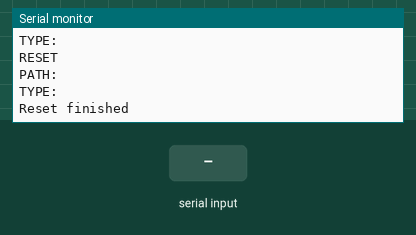
Bench run of a sketch on a simulated ESP8266 (NodeMCU). On the bench: the last lines printed to the serial monitor. Inputs (shaded band) come from the test bench. WiFi joins after 1.5 s; servers stay silent unless stated; network time is answered at once with the bench clock; the local clock reads 2024-03-15 10:24:30 at power-on unless the sketch sets it.

Above: at 8.0 s.
8.1 s: "1" received over the second serial link
At 9.5 s:
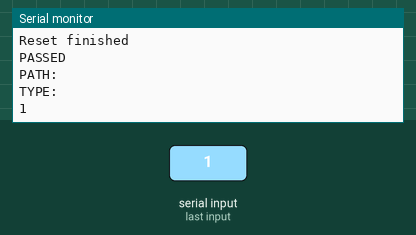
9.8 s: "0" received over the second serial link
At 11.4 s:
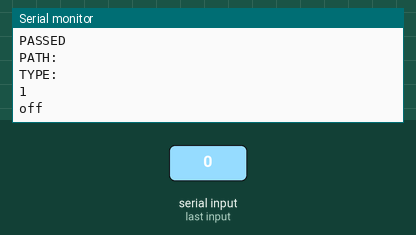

Measured:
- after the input at 8.1 s, the serial monitor: prints a new line after 0.25 s (image 1)
- after the input at 9.8 s, the serial monitor: prints a new line after 0.10 s (image 2)

The sketch:

firebase-Redacted.ino
```cpp
#include <Arduino.h>
#if defined(ESP32)
  #include <WiFi.h>
#elif defined(ESP8266)
  #include <ESP8266WiFi.h>
#endif
#include <Firebase_ESP_Client.h>
#include <NTPClient.h>
#include <WiFiUdp.h>

#define RXD2 16
#define TXD2 17
//Provide the token generation process info.
#include "addons/TokenHelper.h"
//Provide the RTDB payload printing info and other helper functions.
#include "addons/RTDBHelper.h"

// Insert your network credentials
/*#define WIFI_SSID "HOME WIFI_2.4G"
#define WIFI_PASSWORD "43567890"
*/
#define WIFI_SSID "Redacted"
#define WIFI_PASSWORD "Redacted"

// Insert Firebase project API Key
#define API_KEY "Redacted"

// Insert RTDB URLefine the RTDB URL */
#define DATABASE_URL "Redacted"

//Define Firebase Data object
FirebaseData fbdo;

FirebaseAuth auth;
FirebaseConfig config;

unsigned long sendDataPrevMillis = 0;
int count = 0;
bool signupOK = false;

// Define NTP Client to get time
WiFiUDP ntpUDP;
NTPClient timeClient(ntpUDP);

// Variables to save date and time
String formattedDate;
String dayStamp;
String timeStamp;

void firebase_write_reset(int input){
  if (Firebase.ready() && signupOK){
    if (Firebase.RTDB.setInt(&fbdo, "reset", input)){
      Serial.println("RESET");
      Serial.println("PATH: " + fbdo.dataPath());
      Serial.println("TYPE: " + fbdo.dataType());
    }
    else {
      Serial.println("RESET FAILED");
      Serial.println("REASON: " + fbdo.errorReason());
    }
  }
}
void setup(){
  Serial2.begin(9600,SERIAL_8N1,RXD2,TXD2);
  Serial2.setTimeout(100);
  Serial.begin(115200);
  WiFi.begin(WIFI_SSID, WIFI_PASSWORD);
  Serial.print("Connecting to Wi-Fi");
  while (WiFi.status() != WL_CONNECTED){
    Serial.print(".");
    delay(300);
  }
  Serial.println();
  Serial.print("Connected with IP: ");
  Serial.println(WiFi.localIP());
  Serial.println();

  /* Assign the api key (required) */
  config.api_key = API_KEY;

  /* Assign the RTDB URL (required) */
  config.database_url = DATABASE_URL;

  /* Sign up */
  if (Firebase.signUp(&config, &auth, "", "")){
    Serial.println("ok");
    signupOK = true;
  }
  else{
    Serial.printf("%s\n", config.signer.signupError.message.c_str());
  }

  /* Assign the callback function for the long running token generation task */
  config.token_status_callback = tokenStatusCallback; //see addons/TokenHelper.h

  Firebase.begin(&config, &auth);
  Firebase.reconnectWiFi(true);

  timeClient.begin();
  // Set offset time in seconds to adjust for your timezone, for example:
  // GMT +1 = 3600
  // GMT +8 = 28800
  // GMT -1 = -3600
  // GMT 0 = 0
  timeClient.setTimeOffset(28800-3600);
  Serial.println("Start Reset");
  firebase_write_reset(1);
  delay(5000);
  firebase_write_reset(0);
  Serial.println("Reset finished");

}

void firebase_write(int input,String tim){
  FirebaseJson data;
  data.set("queue", input);
  data.set("time", tim);
  data.set("id", input);
  data.set("status", "queue details");
  data.set("remain", 0);
  if (Firebase.ready() && signupOK){
    //String q=input+'0';
    //String c = String(input);
    if (Firebase.RTDB.setJSON(&fbdo, "queueData/"+String(input)+"/" +String(input), &data)){
      Serial.println("PASSED");
      Serial.println("PATH: " + fbdo.dataPath());
      Serial.println("TYPE: " + fbdo.dataType());
    }
    else {
      Serial.println("FAILED");
      Serial.println("REASON: " + fbdo.errorReason());
    }
  }
}
bool last =false;
int queue=1;
void loop(){
  while(!timeClient.update()) {
    timeClient.forceUpdate();
  }
  formattedDate = timeClient.getFormattedDate();
  int splitT = formattedDate.indexOf("T");
  timeStamp = formattedDate.substring(splitT+1, formattedDate.length()-1);
 // Serial.print("HOUR: ");
  //Serial.println(timeStamp);
   String recieve_string = Serial2.readString();
  //Serial.println(recieve_string[0]);
  if(recieve_string[0]=='1' && last ==false){
    firebase_write(queue,timeStamp);
    delay(200);
    Serial.println(queue);
    queue+=1;
    last=true;
  }
  else if(recieve_string[0]=='0')
  {
    //firebase_write(false);
    Serial.println("off");
    last=false;
  }


}
```
